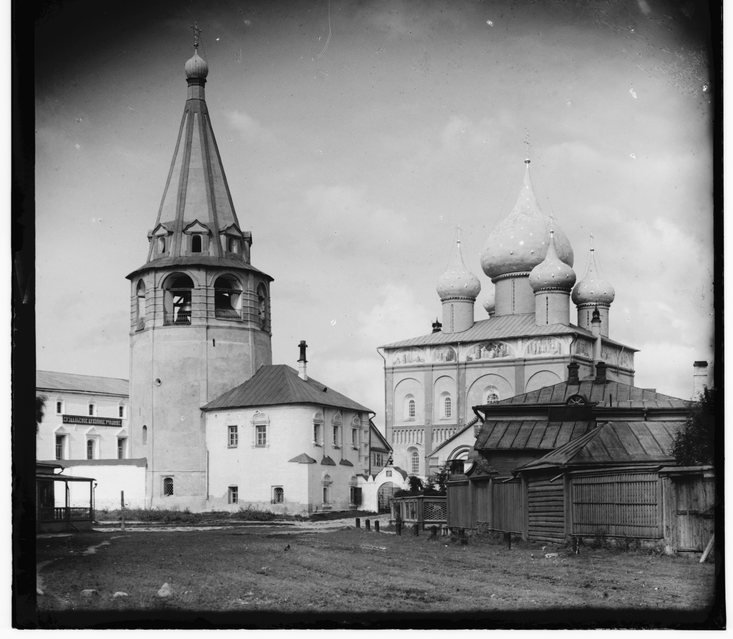
%> input picture 1_color_reconstruction/red.pgm, 733 x 639 px
$ octave color_reconstruction.m   (GNU Octave 9; MATLAB toolbox functions it lacks are replaced by stand-ins)
%> lines starting %> are read from the running program, lines starting %| are printed output that depends on the picture
### 1_color_reconstruction/reconstruct.m
function RGB = reconstruct(R,G,B)
%   将输入的R,G,B单通道合并为一张RGB三通道图片
    RGB(:,:,1)=R(:,:,1);
    RGB(:,:,2)=G(:,:,1);
    RGB(:,:,3)=B(:,:,1);
end

### 1_color_reconstruction/color_reconstruction.m
%% color reconstruction

close all;
clear;
clc;

% here load the images
R = imread('red.pgm');
%> R is the input picture: size 639x733 uint8; min 0, max 251, mean 136
G = imread('green.pgm');
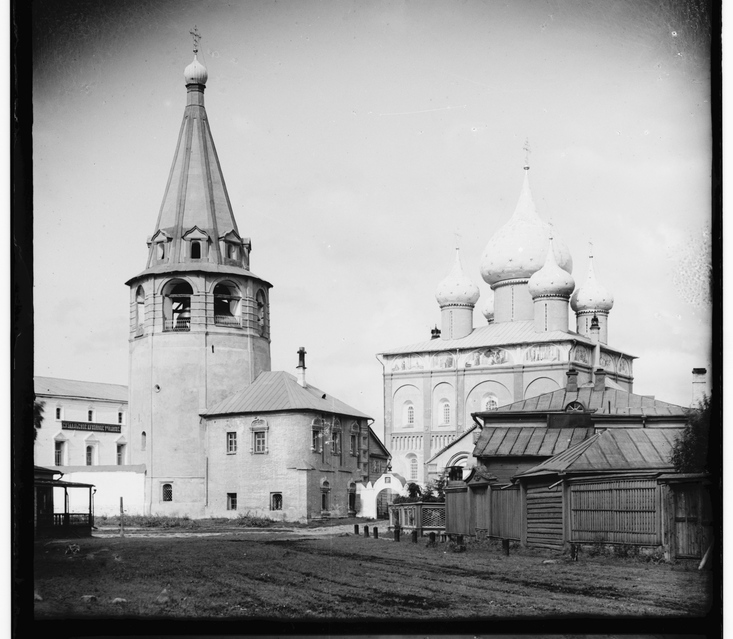
%> input picture 1_color_reconstruction/green.pgm, 733 x 639 px
%> G is the input picture: size 639x733 uint8; min 0, max 251, mean 154.7
B = imread('blue.pgm');
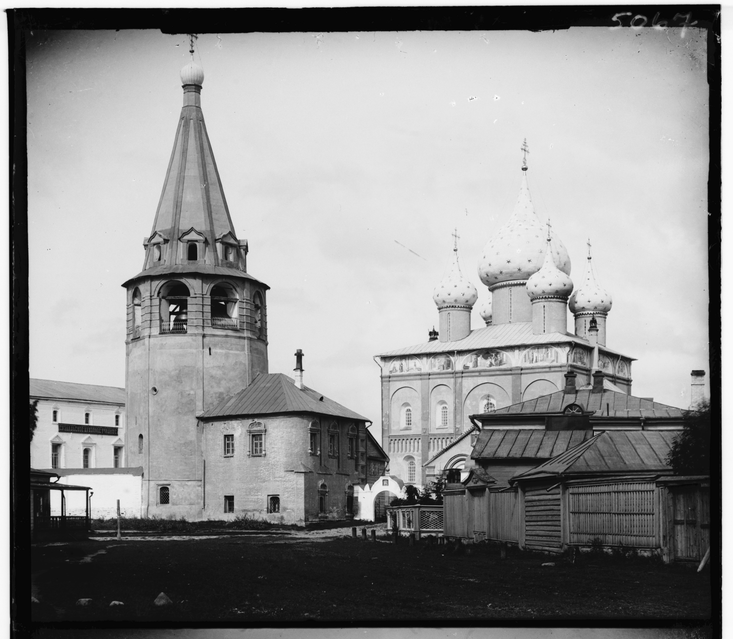
%> input picture 1_color_reconstruction/blue.pgm, 733 x 639 px
%> B is the input picture: size 639x733 uint8; min 0, max 255, mean 144.3

% call the gui with the loaded images
my_gui(R,G,B);
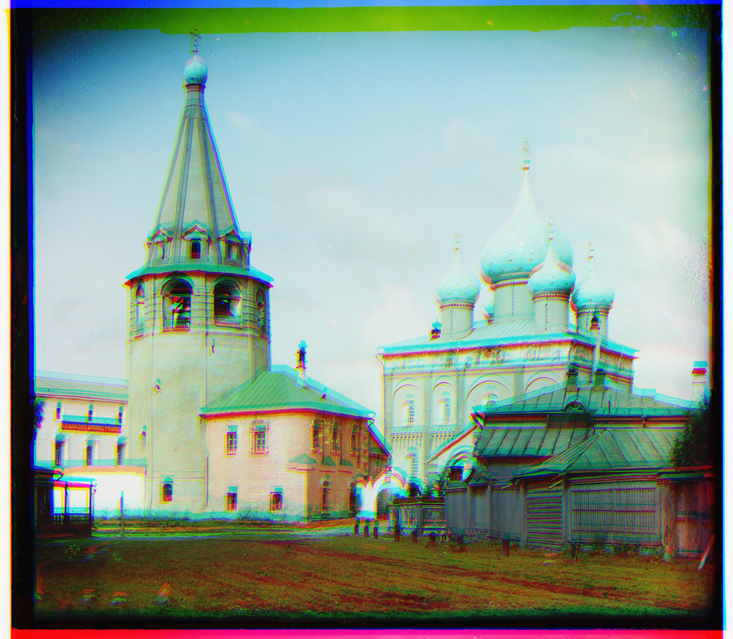
%> displayed picture: size 639x733x3, on the screen's scale of 0 to 255; mean R, G, B 136, 154.7, 144.3
